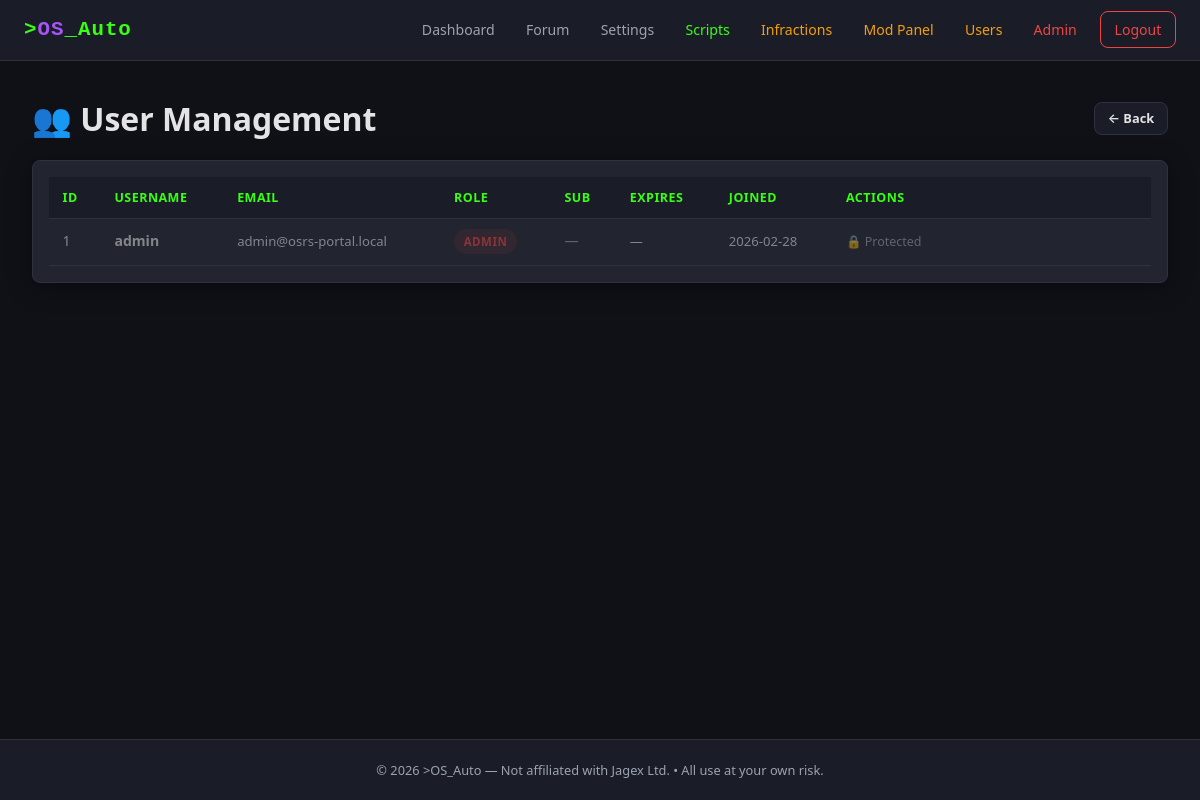
The page /admin/users.php (signed in) on the database its author committed.
### tables this page shows
CREATE TABLE `users` (
  `user_id`         INT UNSIGNED    NOT NULL AUTO_INCREMENT,
  `username`        VARCHAR(32)     NOT NULL,
  `email`           VARCHAR(255)    NOT NULL,
  `password_hash`   VARCHAR(255)    NOT NULL,
  `hwid`            VARCHAR(128)    DEFAULT NULL,
  `hwid_updated_at` DATETIME        DEFAULT NULL,
  `role`            ENUM('user','moderator','admin') NOT NULL DEFAULT 'user',
  `created_at`      DATETIME        NOT NULL DEFAULT CURRENT_TIMESTAMP,
  PRIMARY KEY (`user_id`),
  UNIQUE KEY `uq_username` (`username`),
  UNIQUE KEY `uq_email`    (`email`)
);

### includes/functions.php (called while the page is built, shortened)
<?php
function isLoggedIn(): bool
{
    return isset($_SESSION['user_id']);
}
function getRoleLevel(string $role): int
{
    $h = [
        'user'      => 1,
        'scripter'  => 2,
        'forum_mod' => 3,
        'moderator' => 4,
        'admin'     => 5,
    ];
    return $h[$role] ?? 0;
}
function hasRole(string $role): bool
{
    return getRoleLevel($_SESSION['role'] ?? 'user') >= getRoleLevel($role);
}
function canModerate(string $targetRole): bool
{
    $myLevel     = getRoleLevel($_SESSION['role'] ?? 'user');
    $targetLevel = getRoleLevel($targetRole);
    return $myLevel > $targetLevel;
}
function e(string $value): string
{
    return htmlspecialchars($value, ENT_QUOTES, 'UTF-8');
}
function roleBadgeClass(string $role): string
{
    return match($role) {
        'admin'     => 'badge-red',
        'moderator' => 'badge-amber',
        'forum_mod' => 'badge-purple',
        'scripter'  => 'badge-green',
        default     => 'badge-blue',
    };
}
function roleDisplayName(string $role): string
{
    return match($role) {
        'forum_mod' => 'Forum Mod',
        default     => ucfirst($role),
    };
}

### admin/users.php (the view, shortened to what this page needs)
<?php
require_once __DIR__ . '/../includes/functions.php';
$isAdmin   = hasRole('admin');
$maxSubDays = $isAdmin ? 365 : 3;
$users = $pdo->query(
    'SELECT u.*, s.status AS sub_status, s.expires_at AS sub_expires
     FROM users u
     LEFT JOIN (
        SELECT user_id, status, expires_at
        FROM subscriptions WHERE sub_id IN (SELECT MAX(sub_id) FROM subscriptions GROUP BY user_id)
     ) s ON s.user_id = u.user_id
     ORDER BY u.user_id ASC'
)->fetchAll();
function subBadge(array $u): string {
    $ss = $u['sub_status'] ?? null;
    return '<span style="color:var(--text-secondary);">—</span>';
}
require_once __DIR__ . '/../includes/header.php';
?>
<div class="flex-between flex-between-mobile mb-1">
  <h1>👥 User Management</h1>
  <div style="display:flex;gap:.4rem;flex-wrap:wrap;">
    <a href="<?= $isAdmin ? '/admin/index.php' : '/mod/index.php' ?>" class="btn btn-secondary btn-sm">&larr; Back</a>
  </div>
</div>
<div class="card desktop-only" style="padding:1rem;">
  <div class="table-wrap">
    <table>
      <thead>
        <tr><th>ID</th><th>Username</th><th>Email</th><th>Role</th><th>Sub</th><th>Expires</th><th>Joined</th><th style="min-width:260px;">Actions</th></tr>
      </thead>
      <tbody>
        <?php foreach ($users as $u):
          $canAct = canModerate($u['role']);
        ?>
          <tr<?= !$canAct ? ' style="opacity:.5;"' : '' ?>>
            <td><?= $u['user_id'] ?></td>
            <td><strong><?= e($u['username']) ?></strong></td>
            <td style="font-size:.82rem;"><?= e($u['email']) ?></td>
            <td><span class="badge <?= roleBadgeClass($u['role']) ?>"><?= roleDisplayName($u['role']) ?></span></td>
            <td><?= subBadge($u) ?></td>
            <td style="font-size:.82rem;white-space:nowrap;"><?= e($u['sub_expires'] ?? '—') ?></td>
            <td style="font-size:.82rem;white-space:nowrap;"><?= e(date('Y-m-d', strtotime($u['created_at']))) ?></td>
            <td>
              <?php if ($canAct): ?>
                <form method="POST" style="display:inline-flex;gap:.3rem;align-items:center;margin-bottom:.3rem;">
                  <input type="hidden" name="csrf_token" value="<?= e(generateCSRF()) ?>">
                  <input type="hidden" name="action" value="change_role">
                  <input type="hidden" name="target_user_id" value="<?= $u['user_id'] ?>">
                  <select name="new_role" style="padding:.2rem;font-size:.78rem;border-radius:4px;border:1px solid var(--border-color);background:var(--bg-secondary);color:var(--text-primary);">
                    <?php foreach (getAssignableRoles() as $r): ?>
                      <option value="<?= $r ?>" <?= $u['role']===$r?'selected':'' ?>><?= roleDisplayName($r) ?></option>
                    <?php endforeach; ?>
                  </select>
                  <button type="submit" class="btn btn-secondary btn-sm">Set</button>
                </form>
                <form method="POST" style="display:inline-flex;gap:.3rem;align-items:center;margin-bottom:.3rem;">
                  <input type="hidden" name="csrf_token" value="<?= e(generateCSRF()) ?>">
                  <input type="hidden" name="action" value="grant_sub">
                  <input type="hidden" name="target_user_id" value="<?= $u['user_id'] ?>">
                  <input type="number" name="days" value="<?= min(30, $maxSubDays) ?>" min="1" max="<?= $maxSubDays ?>"
                         style="width:55px;padding:.2rem;font-size:.78rem;border-radius:4px;border:1px solid var(--border-color);background:var(--bg-secondary);color:var(--text-primary);">
                  <button type="submit" class="btn btn-primary btn-sm">+Sub</button>
                </form>
                <div style="display:flex;gap:.25rem;flex-wrap:wrap;">
                  <form method="POST" style="display:inline;">
                    <input type="hidden" name="csrf_token" value="<?= e(generateCSRF()) ?>">
                    <input type="hidden" name="target_user_id" value="<?= $u['user_id'] ?>">
                    <?php if (($u['sub_status'] ?? '')==='banned'): ?>
                      <input type="hidden" name="action" value="unban">
                      <button class="btn btn-secondary btn-sm">Unban</button>
                    <?php else: ?>
                      <input type="hidden" name="action" value="ban">
                      <button class="btn btn-danger btn-sm" onclick="return confirm('Ban?');">Ban</button>
                    <?php endif; ?>
                  </form>
                  <?php if (($u['sub_status'] ?? '')==='active'): ?>
                    <form method="POST" style="display:inline;">
                      <input type="hidden" name="csrf_token" value="<?= e(generateCSRF()) ?>">
                      <input type="hidden" name="action" value="revoke_sub">
                      <input type="hidden" name="target_user_id" value="<?= $u['user_id'] ?>">
                      <button class="btn btn-danger btn-sm" onclick="return confirm('Revoke?');">Revoke</button>
                    </form>
                  <?php endif; ?>
                </div>
              <?php else: ?>
                <span style="font-size:.78rem;color:var(--text-secondary);">🔒 Protected</span>
              <?php endif; ?>
            </td>
          </tr>
        <?php endforeach; ?>
      </tbody>
    </table>
  </div>
</div>
<?php require_once __DIR__ . '/../includes/footer.php'; ?>

### includes/header.php (style rules this page uses)
*, *::before, *::after { box-sizing: border-box; margin: 0; padding: 0; }
:root { --bg-primary: #0f1117; --bg-secondary: #1a1d27; --bg-card: #22252f; --border-color: #2e3140; --text-primary: #e4e4e7; --text-secondary:#9ca3af; --accent-green: #39ff14; --accent-purple: #a855f7; --accent-red: #ef4444; --accent-amber: #f59e0b; --accent-blue: #3b82f6; --font-mono: 'Courier New', monospace; --font-main: 'Segoe UI', system-ui, -apple-system, sans-serif; --radius: 8px; --shadow: 0 4px 24px rgba(0,0,0,.4); --nav-height: 60px; }
html { overflow-x: hidden; -webkit-text-size-adjust: 100%; }
body { font-family: var(--font-main); background: var(--bg-primary); color: var(--text-primary); line-height: 1.6; min-height: 100vh; display: flex; flex-direction: column; overflow-x: hidden; max-width: 100vw; }
a { color: var(--accent-green); text-decoration: none; transition: color .2s; }
.card { background: var(--bg-card); border: 1px solid var(--border-color); border-radius: var(--radius); padding: 1.5rem; margin-bottom: 1.5rem; box-shadow: var(--shadow); overflow: hidden; }
.btn { display: inline-block; padding: .6rem 1.4rem; border: none; border-radius: var(--radius); font-size: .9rem; font-weight: 600; cursor: pointer; transition: opacity .2s, transform .1s; text-align: center; }
.btn-secondary { background: var(--bg-secondary); color: var(--text-primary); border: 1px solid var(--border-color); }
.btn-sm { padding: .35rem .8rem; font-size: .8rem; }
.table-wrap { width: 100%; overflow-x: auto; -webkit-overflow-scrolling: touch; max-width: 100%; }
table { width: 100%; border-collapse: collapse; }
th, td { text-align: left; padding: .65rem .85rem; border-bottom: 1px solid var(--border-color); font-size: .88rem; }
th { background: var(--bg-secondary); color: var(--accent-green); font-weight: 600; text-transform: uppercase; font-size: .78rem; letter-spacing: .5px; white-space: nowrap; }
.badge { display: inline-block; padding: .2rem .6rem; border-radius: 20px; font-size: .72rem; font-weight: 700; text-transform: uppercase; letter-spacing: .5px; }
.badge-red { background: rgba(239,68,68,.15); color: var(--accent-red); }
.mb-1 { margin-bottom: 1rem; }
.flex-between { display: flex; justify-content: space-between; align-items: center; flex-wrap: wrap; gap: .5rem; }
.desktop-only { display: block; }

### rows shown on the page
users: user_id "1", username "admin", email "admin@osrs-portal.local", role "ADMIN", sub_expires "—", created_at "2026-02-28", shows "🔒 Protected"
